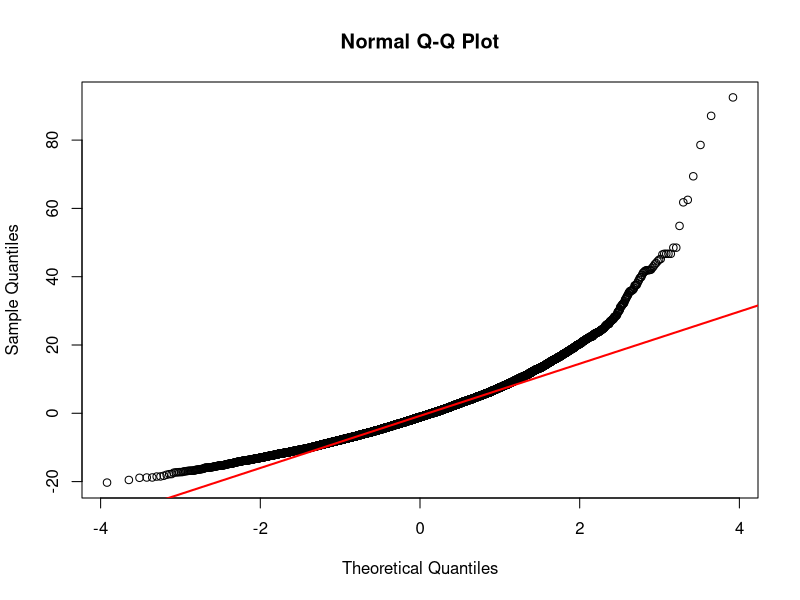
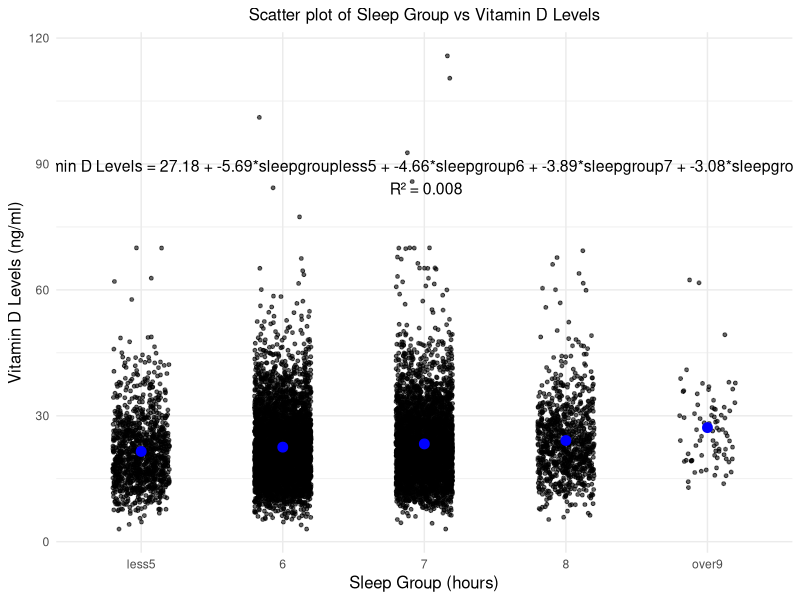

Reproduce these figures in R, in order.
library(ggplot2)
library(multcomp)

setwd("D:/課程/@論文/【論文電子檔】/GitHub_Code")
data_frame <- read.csv("01_CleanTable.csv")

# Ensure sleepgroup is a factor type and set the correct display order
data_frame$sleepgroup <- factor(data_frame$sleepgroup, 
                                levels = c("less5", "6", "7", "8", "over9"))

# Set the reference group to "over9" (this affects regression analysis)
data_frame$sleepgroup <- relevel(data_frame$sleepgroup, ref = "over9")

# Verify factor levels order
#print(levels(data_frame$sleepgroup))

# Build linear regression model
model <- lm(vitmaindcheckresult ~ sleepgroup, data = data_frame)

# Output model summary
summary(model)

# Tukey post hoc test
tukey_sleepgroup <- glht(model, linfct = mcp(sleepgroup = "Tukey"))

# Test results
summary(tukey_sleepgroup)

# Extract regression model coefficients and R²
coef_summary <- summary(model)
formula_text <- paste0(
  "Vitamin D Levels = ", round(coef(model)[1], 2),
  paste(sapply(2:length(coef(model)), function(i) {
    paste0(" + ", round(coef(model)[i], 2), "*", names(coef(model))[i])
  }), collapse = "")
)
r_squared <- paste0("R² = ", round(coef_summary$r.squared, 3))

# Residual QQ Plot
qqnorm(residuals(model))
qqline(residuals(model), col = "red", lwd = 2)

# Create scatter plot with regression formula and force X-axis order
ggplot(data_frame, aes(x = factor(sleepgroup, 
                                  levels = c("less5", "6", "7", "8", "over9")), 
                       y = vitmaindcheckresult)) +
  geom_jitter(alpha = 0.6, size = 1, width = 0.2) + 
  stat_summary(fun = mean, geom = "point", color = "blue", size = 3) + 
  labs(
    title = "Scatter plot of Sleep Group vs Vitamin D Levels",
    x = "Sleep Group (hours)",
    y = "Vitamin D Levels (ng/ml)"
  ) +
  theme_minimal() +
  theme(
    plot.title = element_text(hjust = 0.5, size = 12), 
    axis.title = element_text(size = 12)              
  ) +
  annotate(
    "text",
    x = 3, 
    y = max(data_frame$vitmaindcheckresult, na.rm = TRUE) * 0.75, 
    label = paste(formula_text, "\n", r_squared),
    size = 4,
    color = "black",
    hjust = 0.5)

################################################################################################
# Retain groups less5, 6, over9 => Model performance does not improve
filtered_data <- data_frame[data_frame$sleepgroup %in% c("less5", "6", "over9"), ]
model_filtered <- lm(vitmaindcheckresult ~ sleepgroup, data = filtered_data)
summary(model_filtered)  # Multiple R-squared:  0.006413 (Original: 0.007501)

################################################################################################
# Retain groups less5, 6, 8, over9 => Model performance improves
filtered_data <- data_frame[data_frame$sleepgroup %in% c("less5", "6", "8", "over9"), ]
model_filtered <- lm(vitmaindcheckresult ~ sleepgroup, data = filtered_data)
summary(model_filtered)  # Multiple R-squared:  0.01004 (Original: 0.007501)
